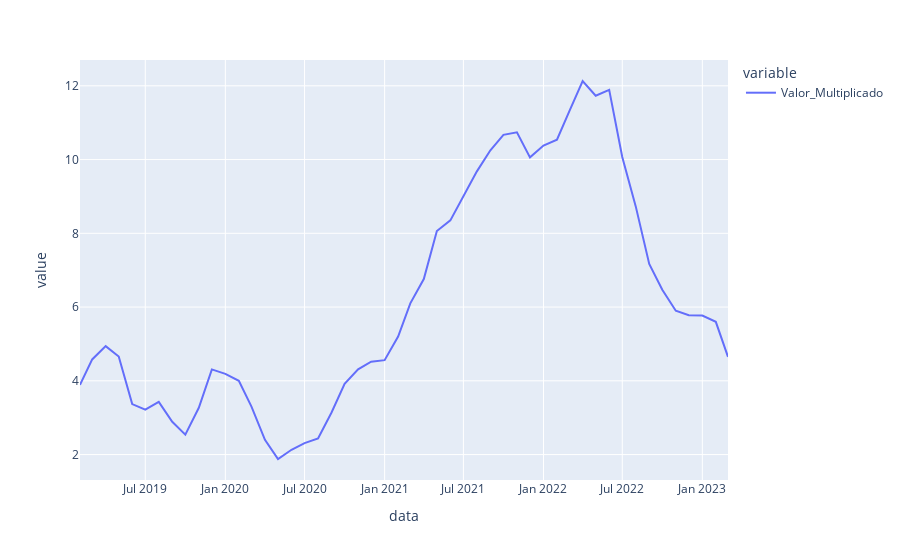

The cell this chart's notebook holds for it:
### Code cell
#IPCA acum 12 meses
ipca_12m = consulta_bc(433)
ipca_12m['Valor_Multiplicado'] = ((1+ipca_12m['valor']/100).rolling(12).apply(lambda x: x.prod(), raw=True)-1)*100
ipca_12m['Valor_Multiplicado'] = ipca_12m['Valor_Multiplicado'].round(2)
ipca_12m.loc['2019-01-02':hoje]['Valor_Multiplicado'].plot()

### Figure 1 — Plotly figure (JSON) as saved in the notebook; plotly's stock layout.template omitted (floating-point values rounded to 4 significant figures)
{"data": [{"hovertemplate": "variable=Valor_Multiplicado<br>data=%{x}<br>value=%{y}<extra></extra>", "legendgroup": "Valor_Multiplicado", "line": {"color": "#636efa", "dash": "solid"}, "marker": {"symbol": "circle"}, "mode": "lines", "name": "Valor_Multiplicado", "orientation": "v", "showlegend": true, "type": "scatter", "x": ["2019-02-01T00:00:00", "2019-03-01T00:00:00", "2019-04-01T00:00:00", "2019-05-01T00:00:00", "2019-06-01T00:00:00", "2019-07-01T00:00:00", "2019-08-01T00:00:00", "2019-09-01T00:00:00", "2019-10-01T00:00:00", "2019-11-01T00:00:00", "2019-12-01T00:00:00", "2020-01-01T00:00:00", "2020-02-01T00:00:00", "2020-03-01T00:00:00", "2020-04-01T00:00:00", "2020-05-01T00:00:00", "2020-06-01T00:00:00", "2020-07-01T00:00:00", "2020-08-01T00:00:00", "2020-09-01T00:00:00", "2020-10-01T00:00:00", "2020-11-01T00:00:00", "2020-12-01T00:00:00", "2021-01-01T00:00:00", "2021-02-01T00:00:00", "2021-03-01T00:00:00", "2021-04-01T00:00:00", "2021-05-01T00:00:00", "2021-06-01T00:00:00", "2021-07-01T00:00:00", "2021-08-01T00:00:00", "2021-09-01T00:00:00", "2021-10-01T00:00:00", "2021-11-01T00:00:00", "2021-12-01T00:00:00", "2022-01-01T00:00:00", "2022-02-01T00:00:00", "2022-03-01T00:00:00", "2022-04-01T00:00:00", "2022-05-01T00:00:00", "2022-06-01T00:00:00", "2022-07-01T00:00:00", "2022-08-01T00:00:00", "2022-09-01T00:00:00", "2022-10-01T00:00:00", "2022-11-01T00:00:00", "2022-12-01T00:00:00", "2023-01-01T00:00:00", "2023-02-01T00:00:00", "2023-03-01T00:00:00"], "xaxis": "x", "y": [3.89, 4.58, 4.94, 4.66, 3.37, 3.22, 3.43, 2.89, 2.54, 3.27, 4.31, 4.19, 4, 3.3, 2.4, 1.88, 2.13, 2.31, 2.44, 3.14, 3.92, 4.31, 4.52, 4.56, 5.2, 6.1, 6.76, 8.06, 8.35, 8.99, 9.68, 10.25, 10.67, 10.74, 10.06, 10.38, 10.54, 11.3, 12.13, 11.73, 11.89, 10.07, 8.73, 7.17, 6.47, 5.9, 5.78, 5.77, 5.6, 4.65], "yaxis": "y"}], "layout": {"legend": {"title": {"text": "variable"}, "tracegroupgap": 0}, "margin": {"t": 60}, "xaxis": {"anchor": "y", "domain": [0, 1], "title": {"text": "data"}}, "yaxis": {"anchor": "x", "domain": [0, 1], "title": {"text": "value"}}}}
